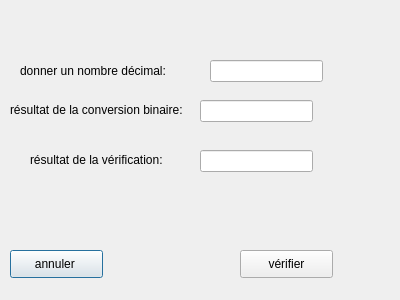
<?xml version="1.0" encoding="UTF-8"?>
<ui version="4.0">
 <class>Dialog</class>
 <widget class="QDialog" name="Dialog">
  <property name="geometry">
   <rect>
    <x>0</x>
    <y>0</y>
    <width>400</width>
    <height>300</height>
   </rect>
  </property>
  <property name="windowTitle">
   <string>Dialog</string>
  </property>
  <widget class="QPushButton" name="pushButton">
   <property name="geometry">
    <rect>
     <x>10</x>
     <y>250</y>
     <width>93</width>
     <height>28</height>
    </rect>
   </property>
   <property name="text">
    <string>annuler </string>
   </property>
  </widget>
  <widget class="QPushButton" name="d">
   <property name="geometry">
    <rect>
     <x>240</x>
     <y>250</y>
     <width>93</width>
     <height>28</height>
    </rect>
   </property>
   <property name="text">
    <string>vérifier</string>
   </property>
  </widget>
  <widget class="QLabel" name="label">
   <property name="geometry">
    <rect>
     <x>20</x>
     <y>60</y>
     <width>181</width>
     <height>21</height>
    </rect>
   </property>
   <property name="text">
    <string>donner un nombre décimal:</string>
   </property>
  </widget>
  <widget class="QLabel" name="label_2">
   <property name="geometry">
    <rect>
     <x>10</x>
     <y>100</y>
     <width>201</width>
     <height>20</height>
    </rect>
   </property>
   <property name="text">
    <string>résultat de la conversion binaire:</string>
   </property>
  </widget>
  <widget class="QLabel" name="label_3">
   <property name="geometry">
    <rect>
     <x>30</x>
     <y>150</y>
     <width>161</width>
     <height>20</height>
    </rect>
   </property>
   <property name="text">
    <string>résultat de la vérification:</string>
   </property>
  </widget>
  <widget class="QLineEdit" name="a">
   <property name="geometry">
    <rect>
     <x>210</x>
     <y>60</y>
     <width>113</width>
     <height>22</height>
    </rect>
   </property>
  </widget>
  <widget class="QLineEdit" name="b">
   <property name="geometry">
    <rect>
     <x>200</x>
     <y>100</y>
     <width>113</width>
     <height>22</height>
    </rect>
   </property>
  </widget>
  <widget class="QLineEdit" name="c">
   <property name="geometry">
    <rect>
     <x>200</x>
     <y>150</y>
     <width>113</width>
     <height>22</height>
    </rect>
   </property>
  </widget>
 </widget>
 <resources/>
 <connections>
  <connection>
   <sender>pushButton</sender>
   <signal>clicked()</signal>
   <receiver>c</receiver>
   <slot>clear()</slot>
   <hints>
    <hint type="sourcelabel">
     <x>93</x>
     <y>264</y>
    </hint>
    <hint type="destinationlabel">
     <x>258</x>
     <y>164</y>
    </hint>
   </hints>
  </connection>
  <connection>
   <sender>pushButton</sender>
   <signal>clicked()</signal>
   <receiver>b</receiver>
   <slot>clear()</slot>
   <hints>
    <hint type="sourcelabel">
     <x>63</x>
     <y>260</y>
    </hint>
    <hint type="destinationlabel">
     <x>241</x>
     <y>111</y>
    </hint>
   </hints>
  </connection>
  <connection>
   <sender>pushButton</sender>
   <signal>clicked()</signal>
   <receiver>a</receiver>
   <slot>clear()</slot>
   <hints>
    <hint type="sourcelabel">
     <x>45</x>
     <y>275</y>
    </hint>
    <hint type="destinationlabel">
     <x>227</x>
     <y>79</y>
    </hint>
   </hints>
  </connection>
 </connections>
</ui>
